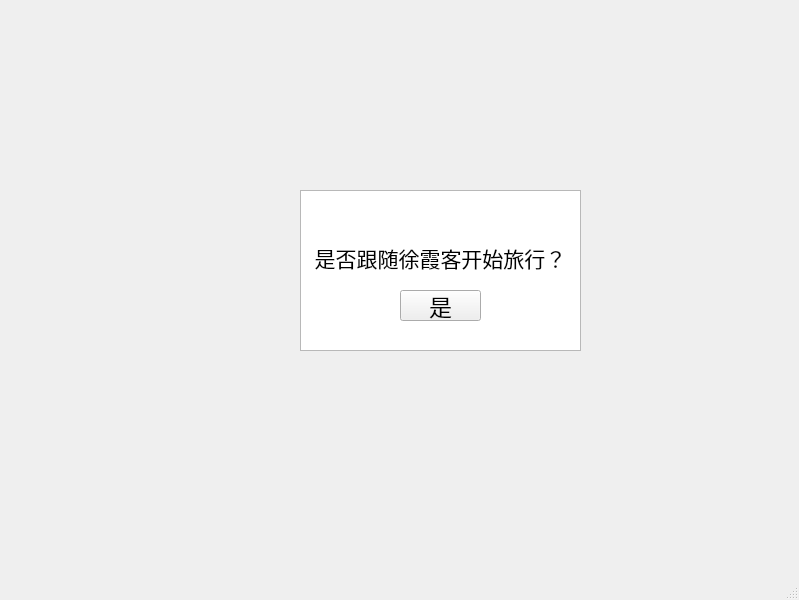
<?xml version="1.0" encoding="UTF-8"?>
<ui version="4.0">
 <class>Scene</class>
 <widget class="QMainWindow" name="Scene">
  <property name="geometry">
   <rect>
    <x>0</x>
    <y>0</y>
    <width>799</width>
    <height>600</height>
   </rect>
  </property>
  <property name="font">
   <font>
    <family>隶书</family>
   </font>
  </property>
  <property name="windowTitle">
   <string>Scene</string>
  </property>
  <property name="styleSheet">
   <string notr="true">background-image: url(:/new/prefix1/res/dialogue_back.png);</string>
  </property>
  <widget class="QWidget" name="centralwidget">
   <property name="font">
    <font>
     <family>隶书</family>
    </font>
   </property>
   <widget class="QTextBrowser" name="textBrowser">
    <property name="geometry">
     <rect>
      <x>300</x>
      <y>190</y>
      <width>281</width>
      <height>161</height>
     </rect>
    </property>
    <property name="font">
     <font>
      <family>隶书</family>
      <pointsize>12</pointsize>
      <italic>false</italic>
      <bold>false</bold>
     </font>
    </property>
    <property name="styleSheet">
     <string notr="true">font: 12pt &quot;隶书&quot;;</string>
    </property>
    <property name="html">
     <string>&lt;!DOCTYPE HTML PUBLIC &quot;-//W3C//DTD HTML 4.0//EN&quot; &quot;http://www.w3.org/TR/REC-html40/strict.dtd&quot;&gt;
&lt;html&gt;&lt;head&gt;&lt;meta name=&quot;qrichtext&quot; content=&quot;1&quot; /&gt;&lt;meta charset=&quot;utf-8&quot; /&gt;&lt;style type=&quot;text/css&quot;&gt;
p, li { white-space: pre-wrap; }
hr { height: 1px; border-width: 0; }
li.unchecked::marker { content: &quot;\2610&quot;; }
li.checked::marker { content: &quot;\2612&quot;; }
&lt;/style&gt;&lt;/head&gt;&lt;body style=&quot; font-family:'隶书'; font-size:12pt; font-weight:400; font-style:normal;&quot;&gt;
&lt;p align=&quot;center&quot; style=&quot;-qt-paragraph-type:empty; margin-top:0px; margin-bottom:0px; margin-left:0px; margin-right:0px; -qt-block-indent:0; text-indent:0px; font-family:'Microsoft YaHei UI'; font-size:9pt;&quot;&gt;&lt;br /&gt;&lt;/p&gt;
&lt;p align=&quot;center&quot; style=&quot;-qt-paragraph-type:empty; margin-top:0px; margin-bottom:0px; margin-left:0px; margin-right:0px; -qt-block-indent:0; text-indent:0px; font-family:'Microsoft YaHei UI'; font-size:16pt;&quot;&gt;&lt;br /&gt;&lt;/p&gt;
&lt;p align=&quot;center&quot; style=&quot; margin-top:0px; margin-bottom:0px; margin-left:0px; margin-right:0px; -qt-block-indent:0; text-indent:0px;&quot;&gt;&lt;span style=&quot; font-size:16pt;&quot;&gt;是否跟随徐霞客开始旅行？&lt;/span&gt;&lt;/p&gt;&lt;/body&gt;&lt;/html&gt;</string>
    </property>
   </widget>
   <widget class="QPushButton" name="Yesbtn">
    <property name="geometry">
     <rect>
      <x>400</x>
      <y>290</y>
      <width>81</width>
      <height>31</height>
     </rect>
    </property>
    <property name="font">
     <font>
      <family>隶书</family>
      <pointsize>17</pointsize>
     </font>
    </property>
    <property name="text">
     <string>是</string>
    </property>
   </widget>
  </widget>
  <widget class="QMenuBar" name="menubar">
   <property name="geometry">
    <rect>
     <x>0</x>
     <y>0</y>
     <width>799</width>
     <height>17</height>
    </rect>
   </property>
   <property name="font">
    <font>
     <family>隶书</family>
    </font>
   </property>
  </widget>
  <widget class="QStatusBar" name="statusbar">
   <property name="font">
    <font>
     <family>隶书</family>
    </font>
   </property>
  </widget>
 </widget>
 <resources/>
 <connections/>
</ui>
